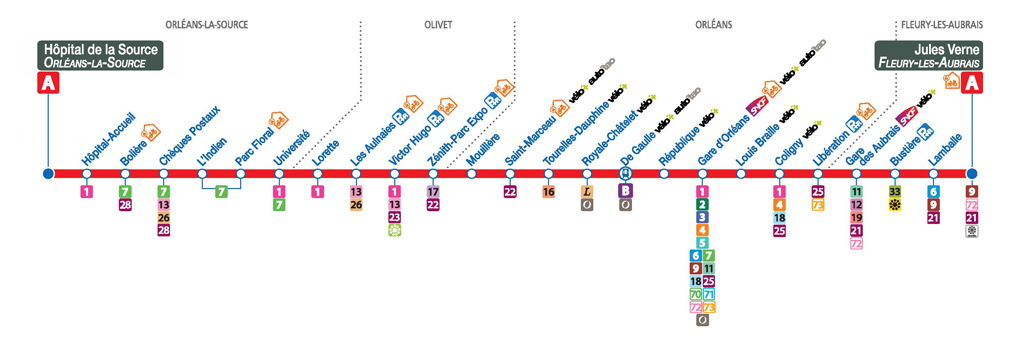
#> input picture tram.png, 1020 x 347 px
$ python gestionImage.py
#> lines starting #> are read from the running program, lines starting #| are printed output that depends on the picture
import numpy
from PIL import Image
from numpy import asarray
import Crypto
from PIL import Image
from numpy import *
from Crypto.Cipher import AES
import struct
from Crypto.Util.Padding import unpad


def tableToBytes(table):
    return b"".join([struct.pack('>B', x) for x in table])

def writeInBinaryFile(data, fileDir="./reponse.7zip"):
    with open(fileDir, 'wb') as f:
        f.write(data)

def splitIV(table, position):
    IV = [table[x] for x in range(position)]
    newTable = table[position:]
    return (IV, newTable)

if __name__ == "__main__":
    img = Image.open('tram.png')
#> img is the input picture: PIL image 1020x347 RGB; mean R, G, B 242.5, 239.4, 240.5
    numpydata = asarray(img)

    print(numpydata)
#> (printed output is left out)

    blue_image = numpydata.copy()  # Make a copy


    for i in range(3):
        imageBlue2 = blue_image[:, :, i]
        imageBleu = Image.fromarray(imageBlue2)
        imageBleu.save("imagetest" + str(i) + ".png")
        imageBlue2 = imageBlue2.reshape(-1)
        dataFinal = [i % (pow(2, 4)) for i in imageBlue2]
        print(dataFinal[:20])
        print(len(dataFinal))
        """
        bin_data = struct.pack('<H', 824)
        print('bin_data length:', len(bin_data), bin_data)"""
        octalData = []
        for j in range(0, len(dataFinal), 2):
            octalData.append(dataFinal[j] * pow(2, 4) + dataFinal[j + 1])
        print(octalData[:20])
        bytesData = tableToBytes(octalData)
        print(bytesData[:200])
        writeInBinaryFile(bytesData, fileDir="./reponse" + str(i) + ".txt")
#> this loop made 3 passes
#| [15, 15, 15, 15, 15, 15, 15, 15, 15, 15, 15, 15, 15, 15, 15, 15, 15, 15, 15, 15]
#| 353940
#| [15, 15, 15, 15, 15, 15, 15, 15, 15, 15, 15, 15, 15, 15, 15, 15, 15, 15, 15, 15]
#| 353940
#| [15, 15, 15, 15, 15, 15, 15, 15, 15, 15, 15, 15, 15, 15, 15, 15, 15, 15, 15, 15]
#| 353940
#> pass 1, `imageBlue2 = blue_image[:, :, i]`:
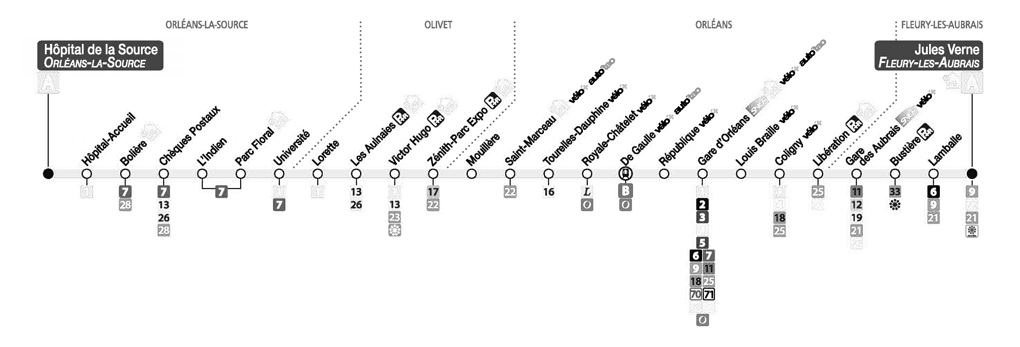
#> imageBlue2: shape (347, 1020); min 0, max 255, mean 242.5
#> pass 2, `imageBlue2 = blue_image[:, :, i]`:
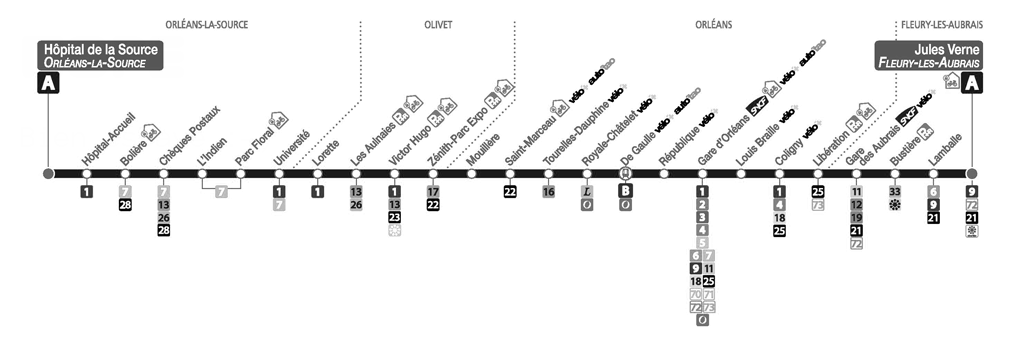
#> imageBlue2: shape (347, 1020); min 1, max 255, mean 239.4
#> pass 3, `imageBlue2 = blue_image[:, :, i]`:
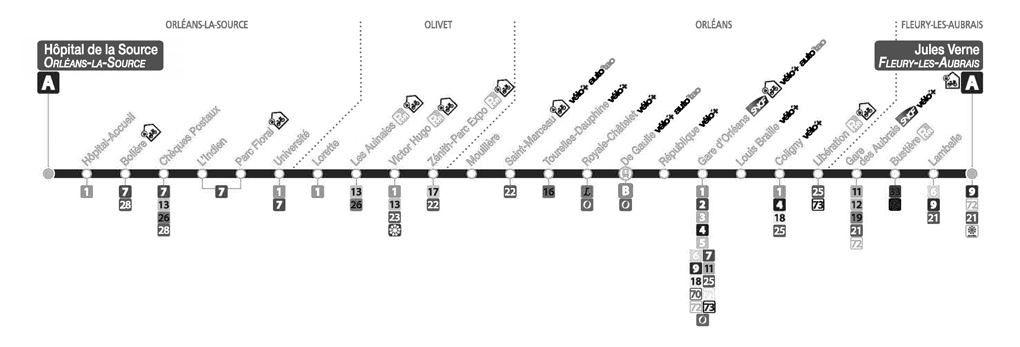
#> imageBlue2: shape (347, 1020); min 1, max 255, mean 240.5

    """
        i,j,v=numpydata.shape
        print(i,j)
        for row in range(i):
            print(row)
            for col in range(j):
                #print(imageBlue[row][col])
                #print(pixel[0]^pixel[1])
                numpydata[row][col][0]=numpydata[row][col][0]^numpydata[row][col][1]^numpydata[row][col][2]
                numpydata[row][col][1]=0
                numpydata[row][col][2]=0
        imageBleu.save("imageXor.png")
        print(numpydata)
        print(numpydata[row][col][0])
        bytesData = tableToBytes(octalData)
        key = 'LACRYPTOGRAPHIECESTLAVIE!CESTTOP'.encode()

        iv, data = splitIV(bytesData, 16)
        packIV = tableToBytes(iv)
        packData = tableToBytes(data)
        cipher = AES.new(key, AES.MODE_CBC, packIV)
        dataDecrypt = cipher.decrypt(packData)
        writeInBinaryFile(dataDecrypt)
    """
